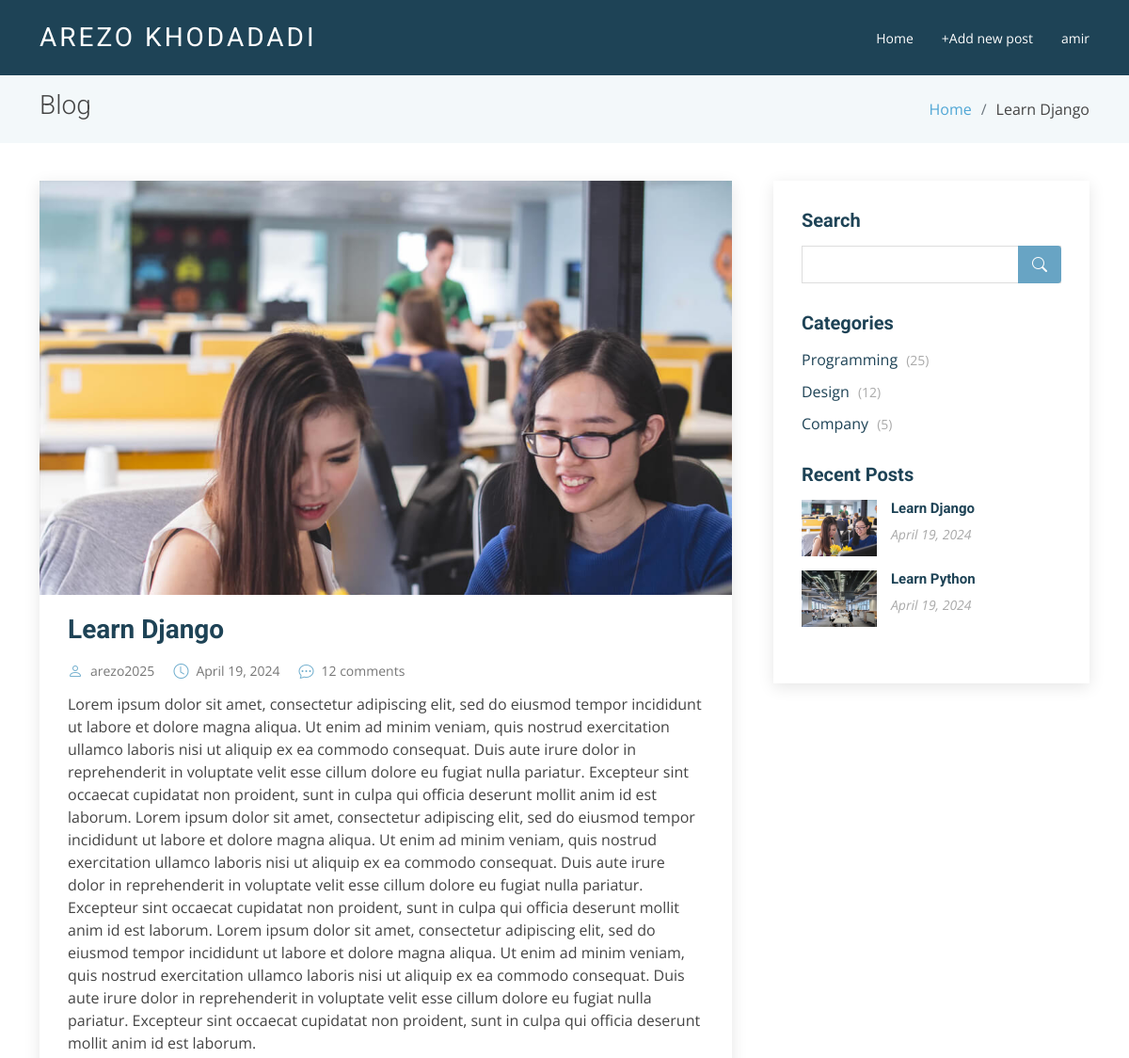
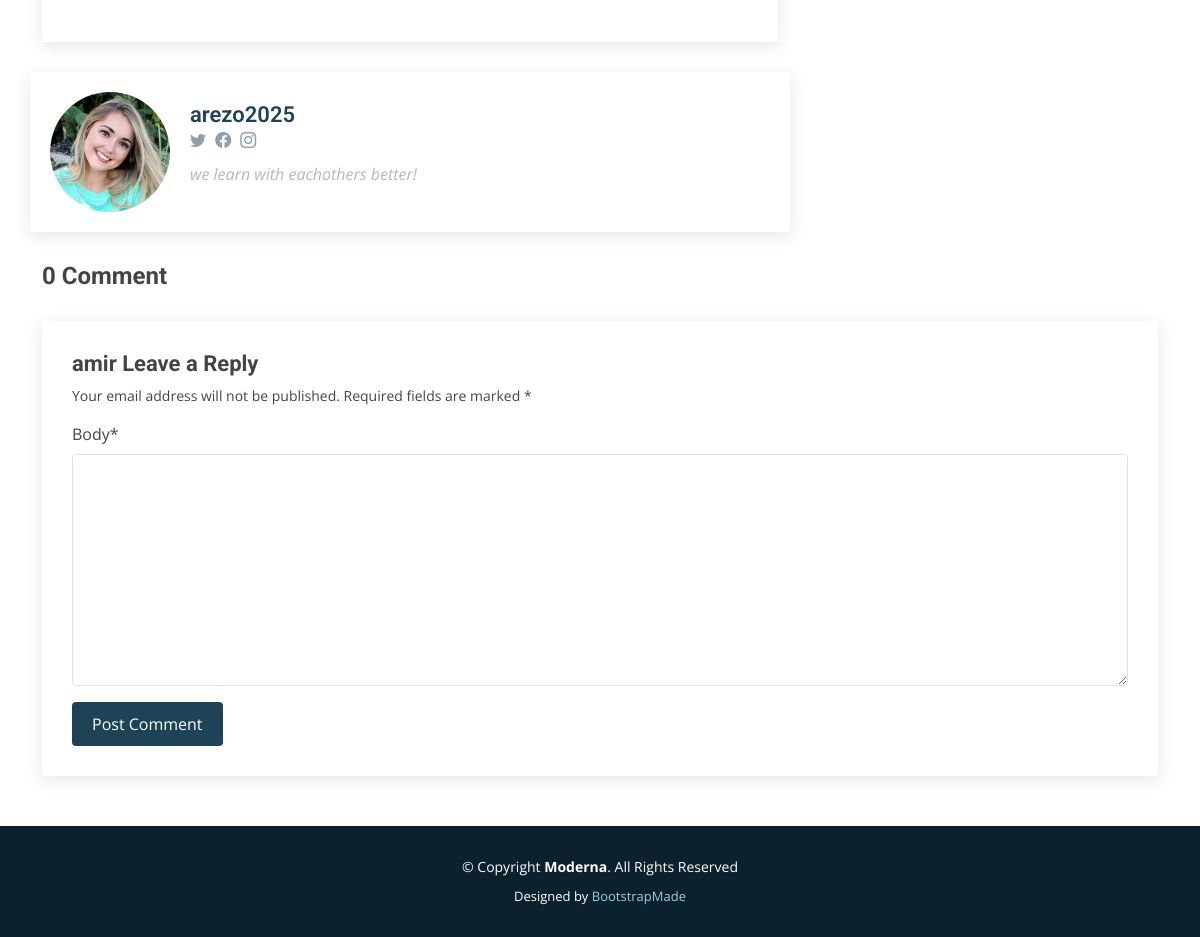
The page /post/1 (signed in) on the database its author committed (2 pictures, top to bottom).
### accounts/models.py (models this page shows)
class CustomUser(AbstractUser):
    age=models.PositiveIntegerField(null=True, blank=True)
    photo=models.ImageField(upload_to='photo/profiles/%Y/%m/%d',default='null')
    about=models.CharField(max_length=255, default='null')
    twitter_url=models.CharField( max_length=60, null=True, blank= True)
    instagram_url=models.CharField( max_length=60, null=True, blank= True)
    facebook_url=models.CharField( max_length=60, null=True, blank= True)

### blog/models.py (models this page shows, shortened)
class Post(models.Model):
    title=models.CharField(max_length=255)
    excerpt=models.TextField()
    body=models.TextField()
    author=models.ForeignKey("accounts.CustomUser", on_delete=models.CASCADE)
    date=models.DateField(default=date.today)
    photo=models.ImageField(upload_to='photo/%Y/%m/%d')

### blog/views.py (the view, shortened to what this page needs)
# urls.py: path('post/<int:pk>', PostDetailView.as_view(),name="post_detail"),
class PostDetailView(View):
    def get(self, request, *args, **kwargs):
        view=CommentGet.as_view()
        return view(request, *args, **kwargs)

### blog/forms.py
class CommentForm(forms.ModelForm):
    class Meta:
        model=Comment
        fields=['body']

### blog/context_processors.py (called while the page is built)
def recent_posts(request):
    recent_posts=Post.objects.order_by('-date')[:5]
    return {'recent_posts': recent_posts}

### blog/views.py (called while the page is built)
    def get_context_data(self, **kwargs):
        context=super().get_context_data(**kwargs)
        context["form"]=CommentForm()
        return context

### templates/post_single.html (shortened to what this page needs)
{% extends 'base.html' %}
{% load crispy_forms_tags %}
{% load static %}
{% block content %}
    <section class="breadcrumbs">
        <div class="container">
          <div class="d-flex justify-content-between align-items-center">
            <h2>Blog</h2>
            <ol>
              <li><a href="{% url 'home' %}">Home</a></li>
              <li>{{ post.title }}</li>
            </ol>
          </div>
        </div>
      </section>
      <section id="blog" class="blog">
        <div class="container" data-aos="fade-up">
          <div class="row">
            <div class="col-lg-8 entries">
              <article class="entry entry-single">
                <div class="entry-img">
                  <img src="{{ post.photo.url }}" alt="" class="img-fluid">
                </div>
                <h2 class="entry-title">
                  <a href="post-single.html">{{ post.title }}</a>
                </h2>
                <div class="entry-meta">
                  <ul>
                    <li class="d-flex align-items-center"><i class="bi bi-person"></i> <a href="blog-single.html">{{ post.author }}</a></li>
                    <li class="d-flex align-items-center"><i class="bi bi-clock"></i> <a href="blog-single.html"><time datetime="2020-01-01">{{ post.date }}</time></a></li>
                    <li class="d-flex align-items-center"><i class="bi bi-chat-dots"></i> <a href="blog-single.html">12 comments</a></li>
                  </ul>
                </div>
                <div class="entry-content">
                  <p>{{ post.body }}</p>
                </div>
              </article>
            </div>
            <div class="col-lg-4">
              {% block sidebar %}
              {% include 'sidebar.html' %}
              {% endblock sidebar %}
            </div>
              <div class="blog-author d-flex align-items-center col-lg-8 entries">
                <img src="{{ post.author.photo.url }}" class="rounded-circle float-left" alt="">
                <div>
                  <h4>{{ post.author.username }}</h4>
                  <div class="social-links">
                    <a href="{{ post.author.twitter_url }}"><i class="bi bi-twitter"></i></a>
                    <a href="{{ post.author.instagram_url }}"><i class="bi bi-facebook"></i></a>
                    <a href="{{ post.author.facebook_url }}"><i class="biu bi-instagram"></i></a>
                  </div>
                  <p>{{ post.author.about }}</p>
                </div>
              </div>
              <div class="blog-comments">
                {% if post.comment_set.count > 1 %}
                  <h4 class="comments-count">{{ post.comment_set.count }} Comments</h4>
                {% else %}
                  <h4 class="comments-count">{{ post.comment_set.count }} Comment</h4>
                {% endif %}
                {% if user.is_authenticated %}
                <div class="reply-form">
                  <h4>{{ user.username }} Leave a Reply</h4>
                  <p>Your email address will not be published. Required fields are marked * </p>
                  <form method="post">
                    {{ form|crispy }}
                    <button type="submit" class="btn btn-primary">Post Comment</button>
                  </form>
                </div>
                {% endif %}
            </div>
          </div>
        </div>
      </section>
{% endblock content %}

### templates/base.html (shortened to what this page needs)
{% load static %}
<!DOCTYPE html>
<html lang="en">
<head>
  <link href="{% static 'assets/vendor/animate.css/animate.min.css' %}" rel="stylesheet">
  <link href="{% static 'assets/vendor/aos/aos.css" rel="stylesheet' %}">
  <link href="{% static 'assets/vendor/bootstrap/css/bootstrap.min.css' %}" rel="stylesheet">
  <link href="{% static 'assets/vendor/bootstrap-icons/bootstrap-icons.css' %}" rel="stylesheet">
  <link href="{% static 'assets/vendor/boxicons/css/boxicons.min.css' %}" rel="stylesheet">
  <link href="{% static 'assets/vendor/glightbox/css/glightbox.min.css' %}" rel="stylesheet">
  <link href="{% static 'assets/vendor/swiper/swiper-bundle.min.css' %}" rel="stylesheet">
  <link href="{% static 'assets/css/style.css' %}" rel="stylesheet">
</head>
<body>
  <header id="header" class="fixed-top d-flex align-items-center">
    <div class="container d-flex justify-content-between align-items-center">
      <div class="logo">
        <h1 class="text-light"><a href="index.html"><span>Arezo Khodadadi</span></a></h1>
      </div>
      <nav id="navbar" class="navbar">
        <ul>
          <li><a href="{% url 'home' %}">Home</a></li>
          {% if user.is_authenticated %}
          <li><a href="{% url 'post_new' %}">+Add new post</a></li>
            <li class="dropdown"><a href="#">{{ user.username }}</a>
            </li>
          {% endif %}
        </ul>
      </nav>
    </div>
  </header>
  <main id="main">
    {% block content %}
    {% endblock content %}
  </main>
  <footer id="footer" data-aos="fade-up" data-aos-easing="ease-in-out" data-aos-duration="500">
    <div class="container">
      <div class="copyright">
        &copy; Copyright <strong><span>Moderna</span></strong>. All Rights Reserved
      </div>
      <div class="credits">
        Designed by <a href="https://bootstrapmade.com/">BootstrapMade</a>
      </div>
    </div>
  </footer>
</body>
</html>

### templates/sidebar.html
{% load static %}
<div class="sidebar">
    <h3 class="sidebar-title">Search</h3>
    <div class="sidebar-item search-form">
      <form action="">
        <input type="text">
        <button type="submit"><i class="bi bi-search"></i></button>
      </form>
    </div>
    <h3 class="sidebar-title">Categories</h3>
    <div class="sidebar-item categories">
      <ul>
        <li><a href="#">Programming <span>(25)</span></a></li>
        <li><a href="#">Design <span>(12)</span></a></li>
        <li><a href="#">Company <span>(5)</span></a></li>
      </ul>
    </div>
    <h3 class="sidebar-title">Recent Posts</h3>
    {% if recent_posts %}
        <div class="sidebar-item recent-posts">
            {% for post in recent_posts %}
                <div class="post-item clearfix">
                    <img src="{{ post.photo.url }}" alt="">
                    <h4><a href="{% url 'post_detail' post.pk %}">{{ post.title }}</a></h4>
                    <time datetime="2020-01-01">{{ post.date }}</time>
                </div>
            {% endfor %}
            </div>
      {% else %}
        <p>No blog post is available!</p>
      {% endif %}
  </div>

### rows shown on the page
CustomUser: username "amir"
Post: title "Learn Django", photo (picture), author "arezo2025", date "April 19, 2024", body "Lorem ipsum dolor sit amet, consectetur adipiscing elit, sed do eiusmod tempor incididunt ut labore et dolore magna aliqua. Ut enim ad minim veniam, quis nostrud exercitation ullamco laboris nisi ut aliquip ex ea commodo consequat. Duis aute irure dolor in reprehenderit in voluptate velit esse cillum dolore eu fugiat nulla pariatur. Excepteur sint occaecat cupidatat non proident, sunt in culpa qui officia deserunt mollit anim id est laborum. Lorem ipsum dolor sit amet, consectetur adipiscing elit, sed do eiusmod tempor incididunt ut labore et dolore magna aliqua. Ut enim ad minim veniam, quis nostrud exercitation ullamco laboris nisi ut aliquip ex ea commodo consequat. Duis aute irure dolor…", author.photo (picture), author.username "arezo2025", author.about "we learn with eachothers better!", comment_set.count "0"
Post: photo (picture), title "Learn Python", date "April 19, 2024"
